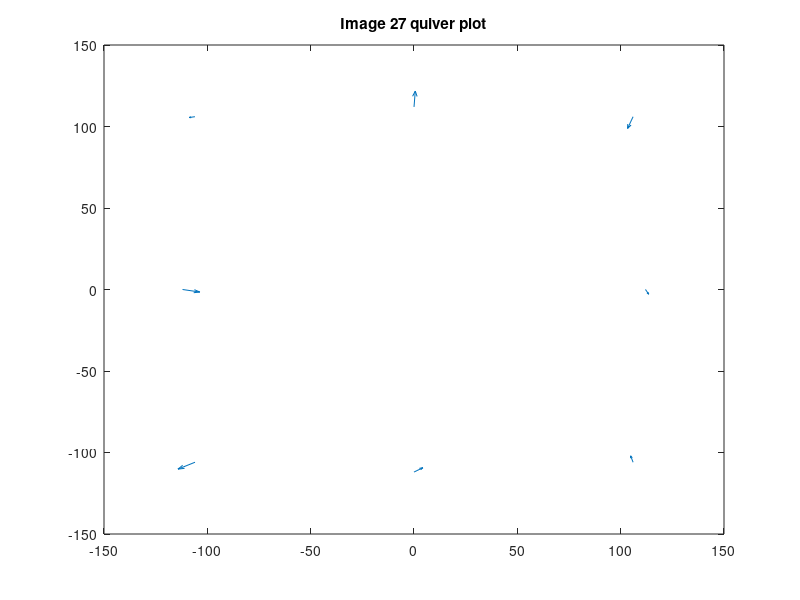
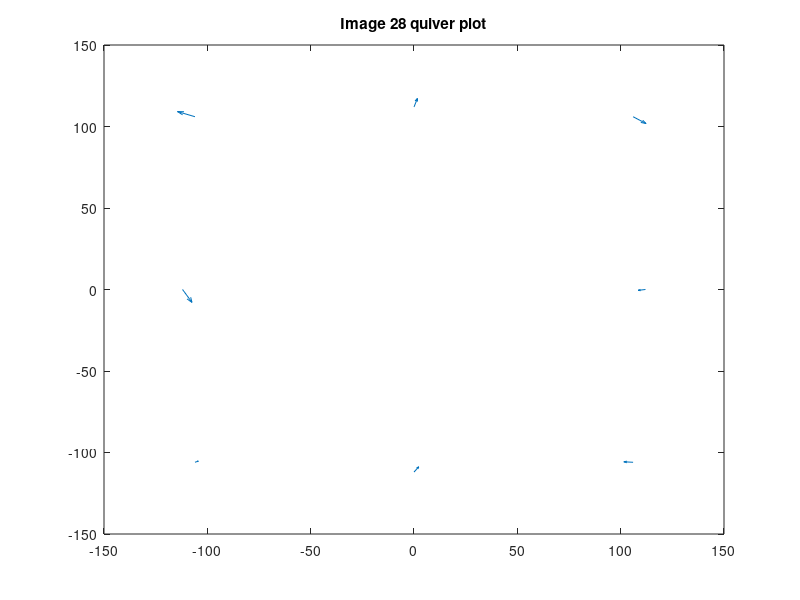
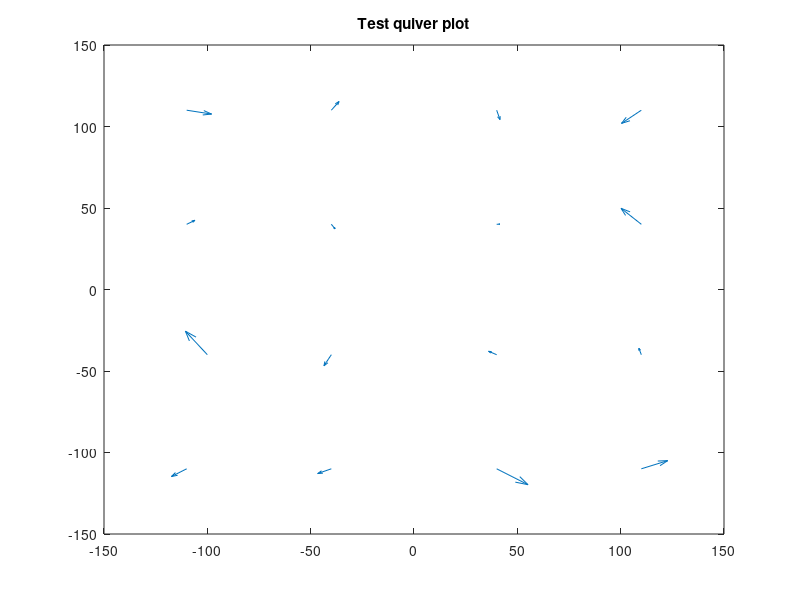

The MATLAB script that drew these images, in order:
vHat_27=load("out_vHat_img27.txt");
vHat_28=load("out_vHat_img28.txt");
cert_fid=load("in_calibration_certificate_values2.txt");


xf=cert_fid(2:length(cert_fid),1);
yf=cert_fid(2:length(cert_fid),2);
for i=1:length(vHat_27)/2
   v_xf_27(i)=vHat_27(2*i-1);
   v_yf_27(i)=vHat_27(2*i);
   v_xf_28(i)=vHat_28(2*i-1);
   v_yf_28(i)=vHat_28(2*i);
end


figure(1)
quiver(transpose(xf),transpose(yf),v_xf_27*1000,v_yf_27*1000, 'AutoScale', 'off')
title("Image 27 quiver plot")

figure(2)
quiver(transpose(xf),transpose(yf),v_xf_28*1000,v_yf_28*1000, 'AutoScale', 'off')
title("Image 28 quiver plot")


% ---------Part c---------
test_vHat=load("out_test_vHat.txt");
test_f_coords=load("in_test_reseau.txt");
%test_xvHat=zeros((length(test_vHat/2)));
% test_yvHat=zeros((length(test_vHat/2)));
% test_xf=zeros((length(test_xvHat)));
% test_yf=zeros((length(test_xvHat)));
for i=1:length(test_vHat)/2
    test_xvHat(i)=test_vHat(2*i-1,1);
    test_yvHat(i)=test_vHat(2*i,1);
    
    test_xf(i)=test_f_coords(2*i-1,1);
    test_yf(i)=test_f_coords(2*i,1);
end

figure(3)
quiver(test_xf,test_yf,test_xvHat*1000,test_yvHat*1000, 'AutoScale', 'off')
title("Test quiver plot")

% test_comparator=load("
